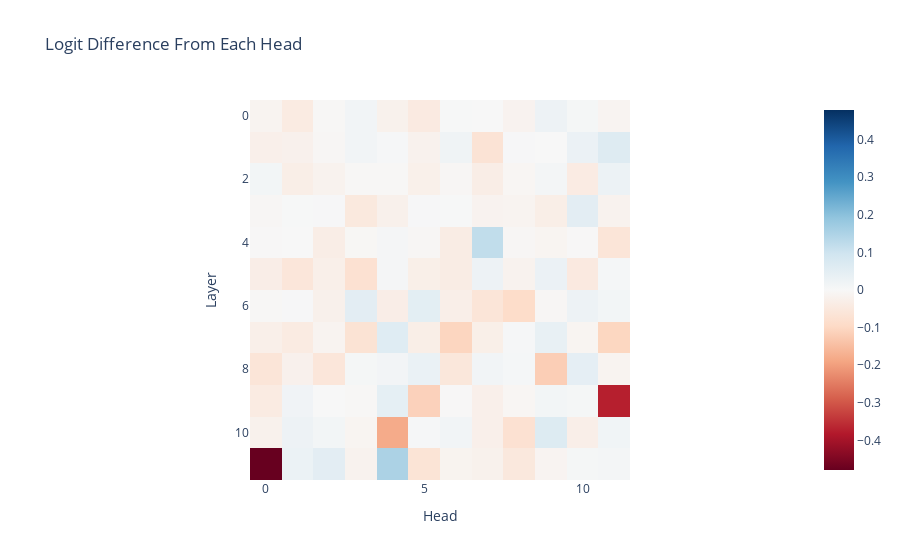

Notebook code for this chart:
### Code cell
per_head_residual, labels = cache.stack_head_results(
    layer=-1, pos_slice=-1, return_labels=True
)
per_head_logit_diffs = residual_stack_to_logit_diff(per_head_residual, cache)
per_head_logit_diffs = einops.rearrange(
    per_head_logit_diffs,
    "(layer head_index) -> layer head_index",
    layer=model.cfg.n_layers,
    head_index=model.cfg.n_heads,
)
imshow(
    per_head_logit_diffs,
    labels={"x": "Head", "y": "Layer"},
    title="Logit Difference From Each Head",
)

### Figure 1 — Plotly figure (JSON) as saved in the notebook; plotly's stock layout.template omitted (floating-point values rounded to 4 significant figures; data arrays with more than 128 entries replaced by an {"elided": "..."} marker saying what was removed)
{"data": [{"coloraxis": "coloraxis", "hovertemplate": "Head: %{x}<br>Layer: %{y}<br>color: %{z}<extra></extra>", "name": "0", "type": "heatmap", "xaxis": "x", "yaxis": "y", "z": {"elided": "12x12 float values"}}], "layout": {"coloraxis": {"cmid": 0, "colorscale": [[0, "rgb(103,0,31)"], [0.1, "rgb(178,24,43)"], [0.2, "rgb(214,96,77)"], [0.3, "rgb(244,165,130)"], [0.4, "rgb(253,219,199)"], [0.5, "rgb(247,247,247)"], [0.6, "rgb(209,229,240)"], [0.7, "rgb(146,197,222)"], [0.8, "rgb(67,147,195)"], [0.9, "rgb(33,102,172)"], [1, "rgb(5,48,97)"]]}, "title": {"text": "Logit Difference From Each Head"}, "xaxis": {"anchor": "y", "constrain": "domain", "domain": [0, 1], "scaleanchor": "y", "title": {"text": "Head"}}, "yaxis": {"anchor": "x", "autorange": "reversed", "constrain": "domain", "domain": [0, 1], "title": {"text": "Layer"}}}}
